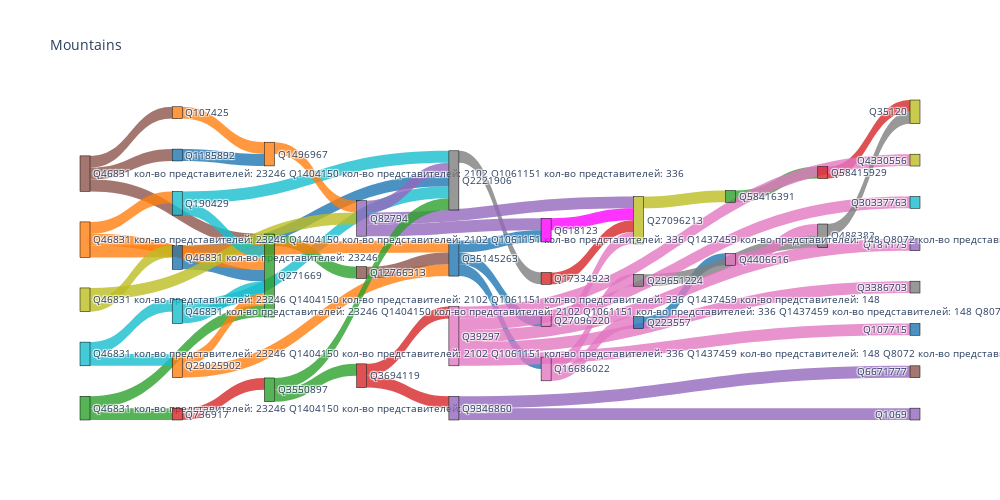

Notebook source saved alongside this figure:
### Code cell
import plotly.graph_objects as go
import urllib, json

# r = lambda: random.randint(0,255)
# color_nodes = [f'rgba({r()},{r()} , {r()} , 0.8)' for i in range(len(labels))]
color_edges = [color_nodes[src] for src in source]

fig = go.Figure(data=[go.Sankey(
    valueformat = ".0f",
#     valuesuffix = "TWh",
    # Define nodes
    node = dict(
      pad =100,
      thickness = 10,
      line = dict(color = "black", width = 0.5),
      label =  labels,
      color =  color_nodes
    ),
    # Add links
    link = dict(
      source =  source,
      target =  target,
      value =  values,
#       label =  data['data'][0]['link']['label'],
      color =  color_edges
) )])

fig.update_layout(title_text="Mountains",
                   font_size=10 , height = 500 , width = 1000 , showlegend = False)
fig.show()

### Figure 1 — Plotly figure (JSON) as saved in the notebook; plotly's stock layout.template omitted (floating-point values rounded to 4 significant figures)
{"data": [{"link": {"color": ["rgba(23, 190, 207, 0.8)", "rgba(23, 190, 207, 0.8)", "rgba(44, 160, 44, 0.8)", "rgba(140, 86, 75, 0.8)", "rgba(140, 86, 75, 0.8)", "rgba(140, 86, 75, 0.8)", "rgba(31, 119, 180, 0.8)", "rgba(31, 119, 180, 0.8)", "rgba(44, 160, 44, 0.8)", "rgba(44, 160, 44, 0.8)", "rgba(255, 127, 14, 0.8)", "rgba(255, 127, 14, 0.8)", "rgba(255, 127, 14, 0.8)", "rgba(127, 127, 127, 0.8)", "rgba(188, 189, 34, 0.8)", "rgba(188, 189, 34, 0.8)", "rgba(148, 103, 189, 0.8)", "rgba(148, 103, 189, 0.8)", "rgba(148, 103, 189, 0.8)", "rgba(255, 127, 14, 0.8)", "rgba(31, 119, 180, 0.8)", "rgba(214, 39, 40, 0.8)", "rgba(23, 190, 207, 0.8)", "rgba(23, 190, 207, 0.8)", "rgba(255, 127, 14, 0.8)", "rgba(255, 127, 14, 0.8)", "rgba(23, 190, 207, 0.8)", "rgba(23, 190, 207, 0.8)", "rgba(31, 119, 180, 0.8)", "rgba(31, 119, 180, 0.8)", "rgba(31, 119, 180, 0.8)", "rgba(140, 86, 75, 0.8)", "rgba(214, 39, 40, 0.8)", "rgba(255,0,255, 0.8)", "rgba(188, 189, 34, 0.8)", "rgba(255, 127, 14, 0.8)", "rgba(44, 160, 44, 0.8)", "rgba(44, 160, 44, 0.8)", "rgba(227, 119, 194, 0.8)", "rgba(227, 119, 194, 0.8)", "rgba(227, 119, 194, 0.8)", "rgba(44, 160, 44, 0.8)", "rgba(214, 39, 40, 0.8)", "rgba(214, 39, 40, 0.8)", "rgba(31, 119, 180, 0.8)", "rgba(127, 127, 127, 0.8)", "rgba(214, 39, 40, 0.8)", "rgba(227, 119, 194, 0.8)", "rgba(227, 119, 194, 0.8)", "rgba(227, 119, 194, 0.8)", "rgba(227, 119, 194, 0.8)", "rgba(227, 119, 194, 0.8)", "rgba(148, 103, 189, 0.8)", "rgba(148, 103, 189, 0.8)", "rgba(227, 119, 194, 0.8)", "rgba(127, 127, 127, 0.8)"], "source": [39, 39, 22, 5, 5, 5, 0, 0, 2, 2, 31, 31, 31, 27, 28, 28, 4, 4, 4, 1, 20, 23, 29, 29, 21, 21, 19, 19, 10, 10, 10, 15, 3, 35, 18, 11, 32, 32, 26, 26, 6, 12, 13, 13, 40, 37, 33, 16, 16, 16, 16, 16, 24, 24, 36, 7], "target": [22, 27, 15, 22, 1, 20, 22, 27, 22, 23, 22, 19, 10, 3, 0, 4, 27, 35, 18, 11, 11, 32, 39, 21, 22, 10, 22, 27, 35, 26, 6, 10, 18, 18, 12, 4, 27, 13, 40, 37, 18, 33, 16, 24, 36, 7, 38, 30, 14, 17, 8, 9, 34, 25, 7, 38], "value": [0.0001, 0.0001, 0.0001, 0.0001, 0.0001, 0.0001, 0.0001, 0.0001, 0.0001, 0.0001, 0.0001, 0.0001, 0.0001, 0.0001, 0.0001, 0.0001, 0.0001, 0.0001, 0.0001, 0.0001, 0.0001, 0.0001, 0.0001, 0.0001, 0.0001, 0.0001, 0.0001, 0.0001, 0.0001, 0.0001, 0.0001, 0.0001, 0.0001, 0.0001, 0.0001, 0.0001, 0.0001, 0.0001, 0.0001, 0.0001, 0.0001, 0.0001, 0.0001, 0.0001, 0.0001, 0.0001, 0.0001, 0.0001, 0.0001, 0.0001, 0.0001, 0.0001, 0.0001, 0.0001, 0.0001, 0.0001]}, "node": {"color": ["rgba(31, 119, 180, 0.8)", "rgba(255, 127, 14, 0.8)", "rgba(44, 160, 44, 0.8)", "rgba(214, 39, 40, 0.8)", "rgba(148, 103, 189, 0.8)", "rgba(140, 86, 75, 0.8)", "rgba(227, 119, 194, 0.8)", "rgba(127, 127, 127, 0.8)", "rgba(188, 189, 34, 0.8)", "rgba(23, 190, 207, 0.8)", "rgba(31, 119, 180, 0.8)", "rgba(255, 127, 14, 0.8)", "rgba(44, 160, 44, 0.8)", "rgba(214, 39, 40, 0.8)", "rgba(148, 103, 189, 0.8)", "rgba(140, 86, 75, 0.8)", "rgba(227, 119, 194, 0.8)", "rgba(127, 127, 127, 0.8)", "rgba(188, 189, 34, 0.8)", "rgba(23, 190, 207, 0.8)", "rgba(31, 119, 180, 0.8)", "rgba(255, 127, 14, 0.8)", "rgba(44, 160, 44, 0.8)", "rgba(214, 39, 40, 0.8)", "rgba(148, 103, 189, 0.8)", "rgba(140, 86, 75, 0.8)", "rgba(227, 119, 194, 0.8)", "rgba(127, 127, 127, 0.8)", "rgba(188, 189, 34, 0.8)", "rgba(23, 190, 207, 0.8)", "rgba(31, 119, 180, 0.8)", "rgba(255, 127, 14, 0.8)", "rgba(44, 160, 44, 0.8)", "rgba(214, 39, 40, 0.8)", "rgba(148, 103, 189, 0.8)", "rgba(255,0,255, 0.8)", "rgba(227, 119, 194, 0.8)", "rgba(127, 127, 127, 0.8)", "rgba(188, 189, 34, 0.8)", "rgba(23, 190, 207, 0.8)", "rgba(31, 119, 180, 0.8)"], "label": ["Q46831 кол-во представителей: 23246", "Q107425", "Q46831 кол-во представителей: 23246 Q1404150 кол-во представителей: 2102", "Q17334923", "Q82794", "Q46831 кол-во представителей: 23246 Q1404150 кол-во представителей: 2102 Q1061151 кол-во представителей: 336", "Q27096220", "Q488383", "Q4330556", "Q30337763", "Q35145263", "Q1496967", "Q58416391", "Q3694119", "Q181175", "Q12766313", "Q39297", "Q3386703", "Q27096213", "Q190429", "Q1185892", "Q29025902", "Q271669", "Q736917", "Q9346860", "Q6671777", "Q16686022", "Q2221906", "Q46831 кол-во представителей: 23246 Q1404150 кол-во представителей: 2102 Q1061151 кол-во представителей: 336 Q1437459 кол-во представителей: 148", "Q46831 кол-во представителей: 23246 Q1404150 кол-во представителей: 2102 Q1061151 кол-во представителей: 336 Q1437459 кол-во представителей: 148 Q8072 кол-во представителей: 1515", "Q107715", "Q46831 кол-во представителей: 23246 Q1404150 кол-во представителей: 2102 Q1061151 кол-во представителей: 336 Q1437459 кол-во представителей: 148 Q8072 кол-во представителей: 1515 Q3240715 кол-во представителей: 1490", "Q3550897", "Q58415929", "Q1069", "Q618123", "Q4406616", "Q29651224", "Q35120", "Q46831 кол-во представителей: 23246 Q1404150 кол-во представителей: 2102 Q1061151 кол-во представителей: 336 Q1437459 кол-во представителей: 148 Q8072 кол-во представителей: 1515 Q3240715 кол-во представителей: 1490 Q8502 кол-во представителей: 524957", "Q223557"], "line": {"color": "black", "width": 0.5}, "pad": 100, "thickness": 10}, "type": "sankey", "valueformat": ".0f"}], "layout": {"font": {"size": 10}, "height": 500, "showlegend": false, "title": {"text": "Mountains"}, "width": 1000}}
